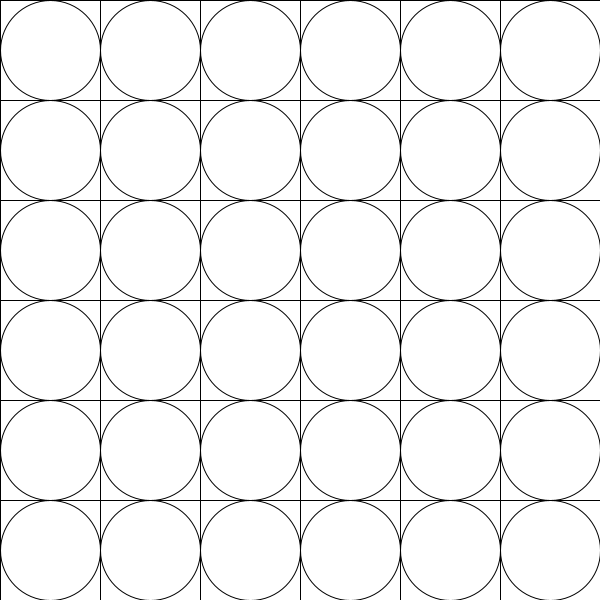
Frame 1 (no input)
Frame 60 (the mouse pressed at the canvas centre just before this capture): identical to frame 1, image omitted
Frame 120 (the mouse held since frame 60 and released just before this capture): identical to frame 1, image omitted

The Processing sketch that drew this single still picture (run headless with seeded random() and noise(); from frame 60 on, the mouse is pressed at the canvas centre):

// Processing sketch: OR01_5
// ── OR01_5.pde
int len = 100;
int x;
int y;

void setup() {
  size(600, 600);
}

void draw() {
  background(255);
  noFill();
  y= len/2;
  while (y+len/2<=height) {
    x = len/2;
    while (x+len/2<=width) {
      ellipse(x, y, len, len);
      rect(x-len/2, y-len/2, len, len);
      x+=len;
    }
    y+=len;
  }
}
